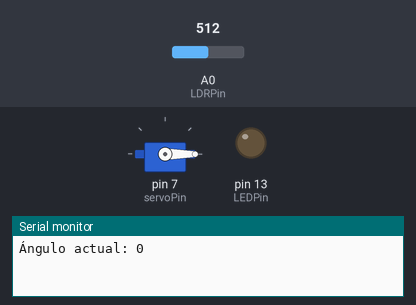
A sketch run on a simulated Arduino Uno, built with avr-gcc and run on an emulated ATmega328P. Shown: servo, output pins drawn as LEDs (lit = HIGH), the last lines printed to the serial monitor. The inputs (shaded band) are chosen by the test bench; at power-on: A0 (LDRPin) = 512.

Above: at 0.1 s.
At 19.6 s:
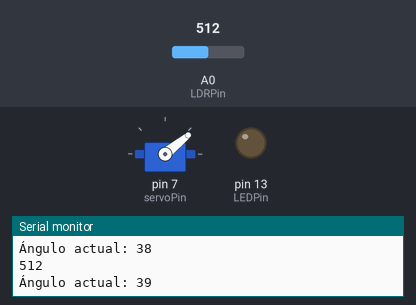
At 29.1 s:
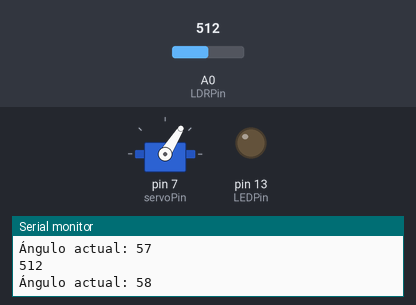
At 39.1 s:
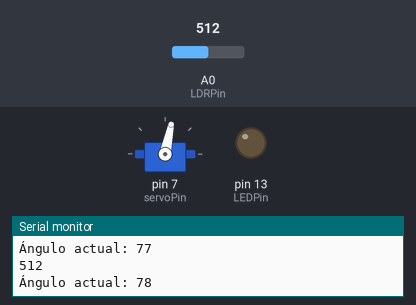
Timing chart, 0 to 40.0 s (numbered marks = the images above):
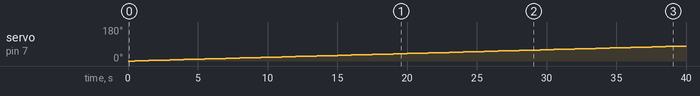

The sketch:

proyecto_HINT_2025.ino
```cpp
#include <Servo.h>

Servo miServo;
int velocidad = 500; // Más alto = más lento
const int servoPin = 7;


const int LEDPin = LED_BUILTIN;
const int LDRPin = A0;

const int potenciometroPin = A1;
int medir = 0;

int angulo;

void setup() {
  miServo.attach(servoPin);       // Pin de señal del servo
  Serial.begin(9600);      // Iniciar comunicación serial
  pinMode(LEDPin, OUTPUT);
  pinMode(LDRPin, INPUT);
  pinMode(potenciometroPin, INPUT);

}

void loop() {
   // Mover de 0 a 180 grados

  medir = analogRead(potenciometroPin);
  if(medir >= 500){

    //digitalWrite(LEDPin, LOW);
    for (angulo = 0; angulo <= 130; angulo++) {
      miServo.write(angulo);
      Serial.print("Ángulo actual: ");
      Serial.println(angulo);
      delay(velocidad);

      int input = analogRead(LDRPin);
      Serial.println(input);
    }
  }

  digitalWrite(LEDPin, LOW);
  delay(1000); // Pausa al llegar a 0

}
```

Measured:
- by itself, servo on pin 7 (servoPin): moves from 0° to 79° over 39.0 s
